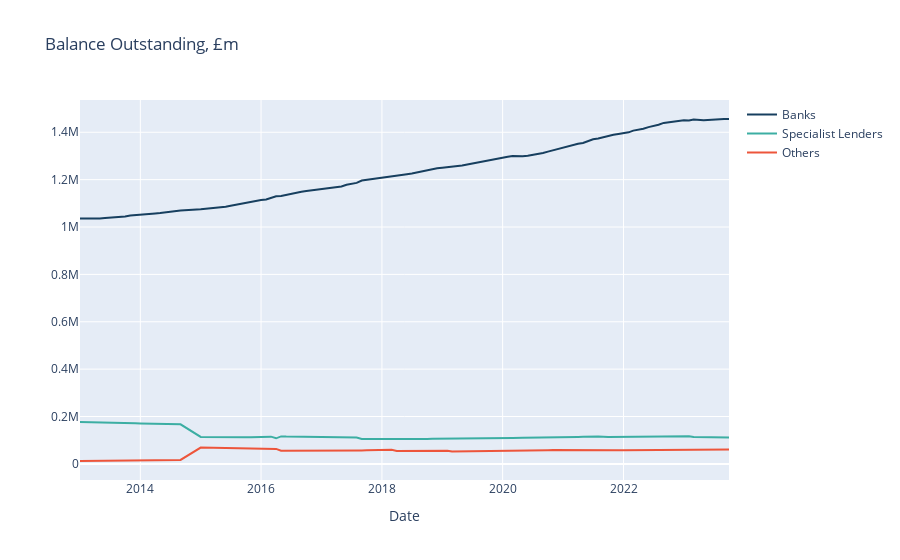

Notebook code for this chart:
### Code cell
df_plot = df_balance.copy()

col = 'Banks'
color = c1
trace1 = go.Scatter(x = df_plot.index,
                    y = df_plot[col],
                    mode = "lines",
                    name = col,
                    marker = dict(color=color),
                    text= col)

col = 'Specialist Lenders'
color = c3
trace2 = go.Scatter(x = df_plot.index,
                    y = df_plot[col],
                    mode = "lines",
                    name = col,
                    marker = dict(color=color),
                    text= col)

col = 'Others'
color = c5
trace3 = go.Scatter(x = df_plot.index,
                    y = df_plot[col],
                    mode = "lines",
                    name = col,
                    marker = dict(color=color),
                    text= col)

trace_data = [trace1, trace2, trace3]

layout = dict(title = 'Balance Outstanding, £m', xaxis=dict(title= 'Date'))
fig = dict(data = trace_data, layout = layout)
iplot(fig)
